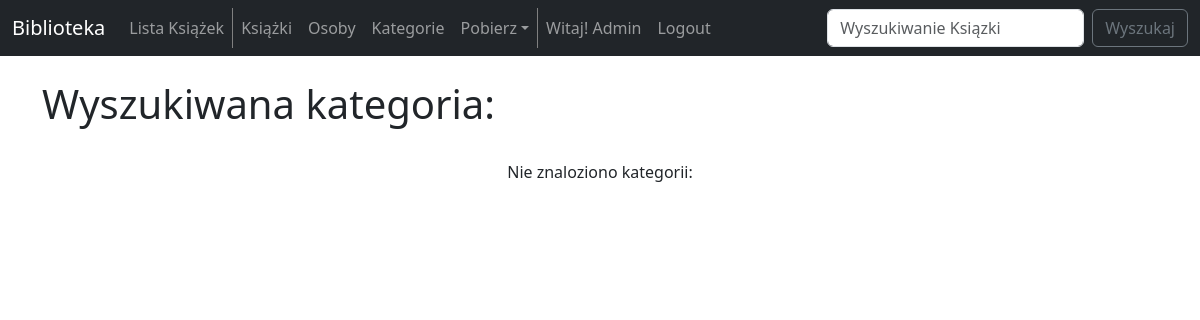
/search_categories_admin/ (signed in), run on an earlier commit of the app's database.
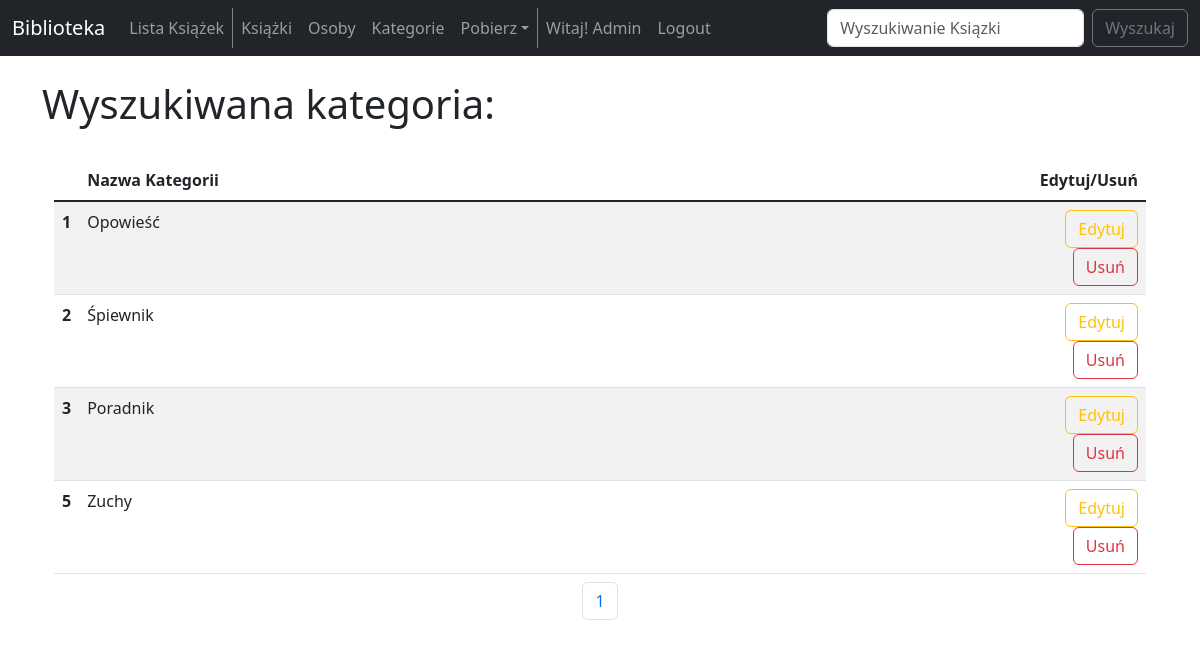
And on a later commit of the database.
### biblioteka_app/models.py (models this page shows, shortened)
class ListBookCategory(models.Model):
    name = models.CharField(max_length=100)

### biblioteka_app/views.py (the view)
# urls.py: path('search_categories_admin/', views.search_categories_admin, name="search-categories-admin"),
def search_categories_admin(request):
    if request.method == "POST":
        searched = request.POST['searched']
        request.session['searched'] = searched
    else:
        searched = request.session.get('searched', '')
    categories = ListBookCategory.objects.filter(name__icontains=searched)
    p = Paginator(categories, 10)
    page = request.GET.get('page')
    list_categories = p.get_page(page)
    nums = "a" * list_categories.paginator.num_pages
    return render(request, 'search_categories_admin.html',
                {
                    'searched': searched,
                    'categories': categories,
                    'list_categories': list_categories,
                    'nums': nums,
                })

### biblioteka_app/templates/search_categories_admin.html (shortened to what this page needs)
{% extends 'base.html' %}
{% block content %}
    {% if user.is_authenticated %}
        <div class="row">
            <div class="col-12">
                <h1>
                    Wyszukiwana kategoria: {{ searched }}
                </h1>
            </div>
        </div>
        <br/>
        <div class="container text-center">
            <div class="row">
                <div class="col-12">
                    {% if categories %}
                        <table class="table table-striped">
                            <thead>
                                <tr>
                                    <th scope="col" width="2%"></th>
                                    <th scope="col" class="text-start">Nazwa Kategorii</th>
                                    <th scope="col" class="text-end" width="12%">Edytuj/Usuń</th>
                                </tr>
                            </thead>
                            <tbody class="table-group-divider">
                                {% for category in list_categories %}
                                    <tr>
                                        <th scope="row">{{ category.id }}</th>
                                        <td class="text-start">{{ category.name }}</td>
                                        <td class="text-end">
                                            <a href="{% url 'update-category' category.id %}" class="btn btn-outline-warning">Edytuj</a>
                                            <a href="{% url 'delete-category' category.id %}" class="btn btn-outline-danger">Usuń</a>
                                        </td>
                                    </tr>
                                {% endfor %}
                            </tbody>
                            <caption>
                                <nav aria-label="Page navigation example">
                                    <ul class="pagination justify-content-center">
                                        {% for i in nums %}
                                            <li class="page-item">
                                                <a class="page-link" href="?page={{ forloop.counter }}">{{ forloop.counter }}</a>
                                            </li>
                                        {% endfor %}
                                    </ul>
                                </nav>
                            </caption>
                        </table>
                    {% else %}
                        <p> Nie znaloziono kategorii: {{ searched }}
                    {% endif %}
                </div>
            </div>
        </div>
    {% else %}
        <h3>
            Wybacz, ale musisz być zalogowany/a, aby wejść na tą stronę.
        </h3>
        <a href="{% url 'login' %}">Zaloguj się</a>
    {% endif %}
{% endblock  %}

What changed in the data, as far as the page shows it:
added ListBookCategory: id "1", name "Opowieść"
added ListBookCategory: id "2", name "Śpiewnik"
added ListBookCategory: id "3", name "Poradnik"
added ListBookCategory: id "5", name "Zuchy"
Also different on the page:
text no longer shown: "Nie znaloziono kategorii:"
text now shown: "Nazwa Kategorii Edytuj/Usuń"
new list line: "1"
